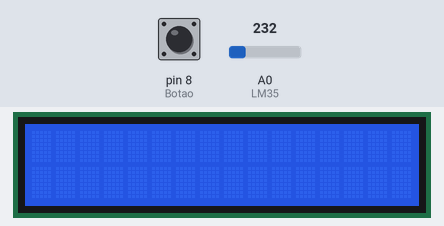
A sketch run on a simulated Arduino Mega 2560, built for the host (arithmetic inside an expression is 32-bit, double 64-bit). Parts: 16×2 character LCD. The test bench sets the inputs (shaded band); at power-on: pin 8 (Botao) LOW, A0 (LM35) = 232.

Above: at 1.2 s.
1.3 s: pin 8 (Botao) pulled HIGH for 0.15 s
At 2.5 s:
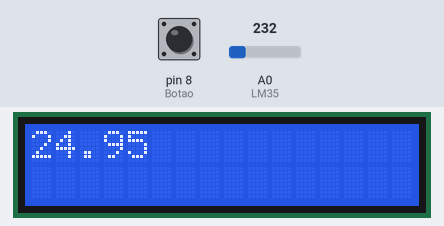
2.9 s: pin 8 (Botao) pulled HIGH for 1 s
At 3.8 s:
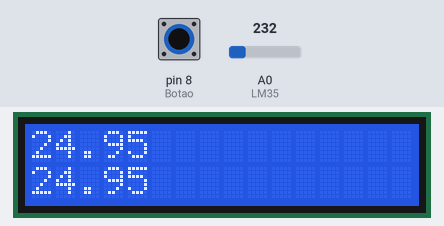
Timing chart, 0 to 5.9 s (numbered marks = the images above; inputs shaded):
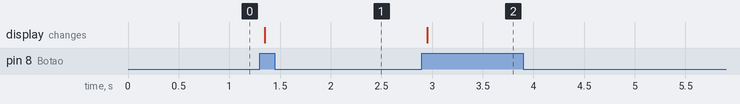

The sketch:

a6-code.ino
```cpp
#include <LiquidCrystal.h>

LiquidCrystal lcd(12, 11, 5, 4, 3, 2);

const int LM35 = 0;
const int Botao = 8;
float LCDcima = 0;
float LCDbaixo = 0;
int ADClido = 0;
int EstadoBotao = 0;
int lastButtonState = 0;
int cont = 0;
int on = 0;

void setup() {
  lcd.begin(16, 2);
  Serial.begin(9600);
  //analogReference(INTERNAL1V1); // Arduino MEGA /Atmel2560
  analogReference(INTERNAL);
  pinMode(Botao,INPUT);
}

void loop() {
  EstadoBotao = digitalRead(Botao);
  if (EstadoBotao != lastButtonState){
    if (EstadoBotao == HIGH){
      if (on == 0){
        on = 1;
      }
    }
    delay(50);
  }
  lastButtonState = EstadoBotao;

  if (on == 1){
    ADClido = analogRead(LM35);
    if (cont == 0){
      	LCDcima = ADClido * 0.1075268817; // Constante de referência para LM35
      	lcd.setCursor(0,0);
    	lcd.print(LCDcima);
    }else{
      	LCDbaixo = LCDcima;
      	LCDcima = ADClido * 0.1075268817;
      	lcd.setCursor(0,0);
      	lcd.print(LCDcima);
      	lcd.setCursor(0,1);
      	lcd.print(LCDbaixo);
    }
    on = 0;
    cont++;
  }
}
```

Measured:
- after the input at 1.3 s, the display: changes after 0.05 s (image 1)
- after the input at 2.9 s, the display: changes after 0.05 s (image 2)
